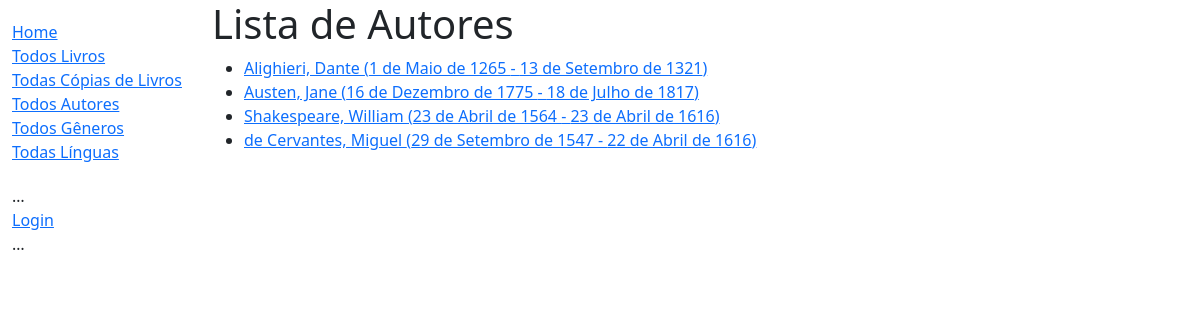
Page /acervo/autores/ on the committed database.
### acervo/models.py (models this page shows)
class Autor(models.Model):
    primeiro_nome = models.CharField(max_length=100)
    sobrenome = models.CharField(max_length=100)
    data_nascimento = models.DateField(null=True, blank=True)
    data_falecimento = models.DateField('morte', null=True, blank=True)
    class Meta:
        ordering = ['sobrenome', 'primeiro_nome']
    def get_absolute_url(self):
        return reverse('detalhe-autor', args=[str(self.id)])
    def __str__(self):
        return f'{self.sobrenome}, {self.primeiro_nome}'

### acervo/views.py (the view)
# urls.py: path('autores/', views.AutorListView.as_view(), name='autores'),
class AutorListView(generic.ListView):
    model = Autor
    context_object_name = 'lista_autores'
    template_name = 'acervo/lista_autores.html'
    paginate_by = 10

### acervo/templates/acervo/lista_autores.html
{% extends "base_generic.html" %}
{% block content %}
<h1>Lista de Autores</h1>
{% if lista_autores %}
  <ul>
  {% for autor in lista_autores %}
    <li>
      <a href="{{ autor.get_absolute_url }}">
      {{ autor }} ({{autor.data_nascimento}} - {% if autor.data_falecimento %}{{autor.data_falecimento}}{% endif %})
      </a>
    </li>
  {% endfor %}
 </ul>
{% else %}
  <p>Não há autores disponíveis.</p>
{% endif %}
{% endblock %}

### rows in the picture
Autor: sobrenome+primeiro_nome "Alighieri, Dante", data_nascimento "1 de Maio de 1265", data_falecimento "13 de Setembro de 1321"
Autor: sobrenome+primeiro_nome "Austen, Jane", data_nascimento "16 de Dezembro de 1775", data_falecimento "18 de Julho de 1817"
Autor: sobrenome+primeiro_nome "Shakespeare, William", data_nascimento "23 de Abril de 1564", data_falecimento "23 de Abril de 1616"
Autor: sobrenome+primeiro_nome "de Cervantes, Miguel", data_nascimento "29 de Setembro de 1547", data_falecimento "22 de Abril de 1616"
